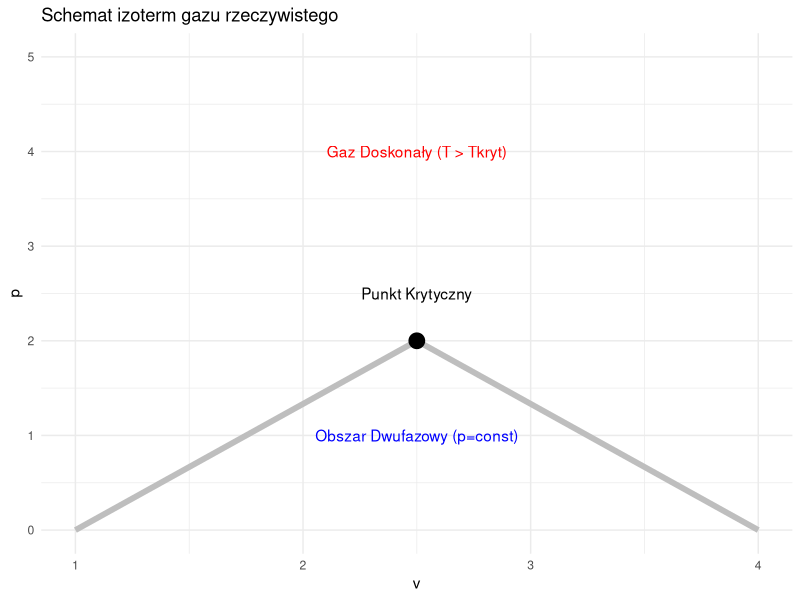

The R source for this figure:
## ---- chunk 1
#| label: andrews
#| echo: false
#| fig-width: 8
#| fig-height: 5

library(ggplot2)

v <- seq(0.5, 5, length.out=100)
# Van der Waals isotherm simulation (qualitative)
# p = RT/(v-b) - a/v^2
R <- 1; T_high <- 1.5; a <- 3; b <- 0.3
p_ideal <- R*T_high/(v-b) - a/v^2

ggplot() +
  ylim(0, 5) +
  annotate("text", x=2.5, y=4, label="Gaz Doskonały (T > Tkryt)", color="red") +
  annotate("text", x=2.5, y=1, label="Obszar Dwufazowy (p=const)", color="blue") +
  # Simplified dome
  geom_segment(aes(x=1, y=0, xend=2.5, yend=2), color="grey", size=2) +
  geom_segment(aes(x=2.5, y=2, xend=4, yend=0), color="grey", size=2) +
  annotate("point", x=2.5, y=2, size=5, color="black") +
  annotate("text", x=2.5, y=2.5, label="Punkt Krytyczny") +
  theme_minimal() + labs(title="Schemat izoterm gazu rzeczywistego", x="v", y="p")
